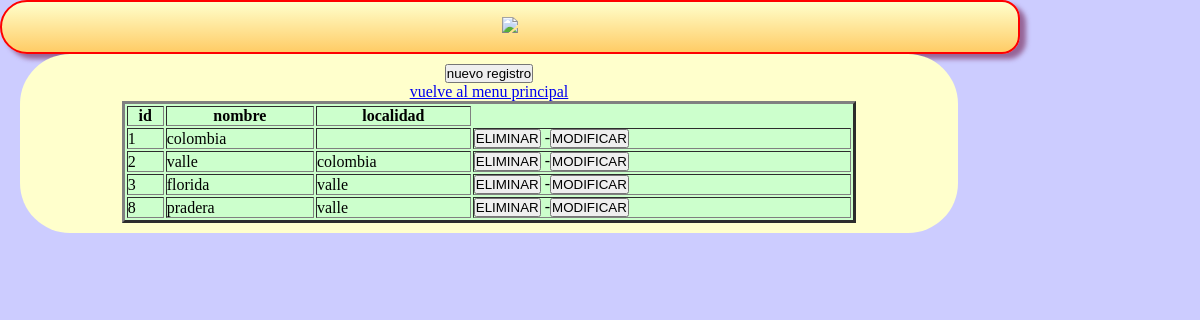
Screenshot of /localidad/index.php with the database file from the repository.
### tables this page shows
CREATE TABLE IF NOT EXISTS `localidad` (
  `id` int(11) NOT NULL AUTO_INCREMENT,
  `nombre` varchar(80) DEFAULT NULL,
  `localidad` int(11) DEFAULT NULL,
  PRIMARY KEY (`id`),
  KEY `localidad_fk` (`localidad`)
);

### localidad/view/viewClass.php (called while the page is built, shortened)
<?php
class viewClass {
  static public function renderHTML($view, $args = NULL) {
    include_once 'templates/' . $view;
  }
}

### librerias/dataBaseClass.php (called while the page is built, shortened)
<?php
class dataBaseClass {
  static private $host = 'localhost';
  static private $port = 3306,
          $dbname = 'bddesercion',
          $user = 'root',
          $password = '',
          $driver = 'mysql',
          $instance = NULL;
  static public function getInstance() {
    return self::$instance;
  }
  static private function connect() {
    try {
      $dsn = self::$driver
              . ':host='. self::$host
              . ';port=' . self::$port
              . ';dbname=' . self::$dbname;
      self::$instance = new PDO($dsn, self::$user, self::$password);
      return true;
    } catch (PDOException $e) {
      echo $e->getMessage();
    }
  }
}

### localidad/model/modelClass.php (called while the page is built, shortened)
<?php
class modelClass {
  static public function getAll() {
    try {
      $sql = "SELECT hija.id,hija.nombre as hija,papa.nombre as papa FROM localidad as hija "
         	."left join localidad as papa on hija.localidad=papa. id ";
      return dataBaseClass::getInstance()->query($sql)->fetchAll(PDO::FETCH_ASSOC);
    } catch (PDOException $e) {
      return $e;
    }
  }
}

### localidad/view/templates/index.php (the view, shortened to what this page needs)
<!DOCTYPE html>
  <html lang="es" >
      <head>
      <link rel="stylesheet" href="css/miestilo.css">
       </head>
    <body>
       <div id="baseglobal">
       <header id="Encabezados">
       <th><img src="objetos/localidad.gif"> </th>
      </header>
	     <section id="contenido"><center>
         <article>
<div id="lnkNuevo">
      <td colspan=4 align=center><a href="index.php?action=create"><button type="submit">nuevo registro</button></a></td>
    </div>
    <table id="tblContenido" border=3 width='80%' bgcolor="#ccffcc">
      <thead>
        <tr>
          <th>id</th>
          <th>nombre</th>
		  <th>localidad</th>
        </tr>
      </thead>
      <tbody>
        <?php foreach ($datos as $row): ?>
          <tr>
            <td><?php echo $row['id'] ?></td>
            <td><?php echo $row['hija'] ?></td>
			<td><?php echo $row['papa'] ?></td>
			<td><a href="index.php?action=delete&amp;id=<?php echo $row['id'] ?>"><button type="submit">ELIMINAR</button></a>
            -<a href="index.php?action=update&amp;id=<?php echo $row['id'] ?>"><button type="submit">MODIFICAR</button></a> </td>
			</tr>
        <?php endforeach ?>
		<a href="http://localhost/taller2Pradera-leydy/">vuelve al menu principal
      </tbody>
    </table>
  </body>
</html>

### localidad/css/miestilo.css (style rules this page uses)
* { margin:0px; padding:0px; }
header,nav,section,aside,focter,nav { display:block; }
body { text-align: center; background:#ccccff; }
#baseglobal { width:85%; background:#ccccff; }
#Encabezados { background: -webkit-linear-gradient(top,#ffffcc,#ffcc66); background:-moz-linear-gradient(top,#ffffcc,#ffcc66); border: 2px solid red; padding: 15px; color:#66cc33; -moz-border-radius:30px 20px 20px 30px; -webkit-border-radius:30px 20px 20px 30px; border-radius: 30px 20px 20px 30px; -moz-box-shadow:rgb(150,100,150) 6px 5px 5px; -webkit-box-shadow:rgb(150,100,150) 6px 5px 5px; box-shadow:rgb(150,100,150) 6px 5px 5px; }
#contenido { background:#ffffcc; list-style:none; width:90%; padding:10px; float:left; margin-left:20px; -moz-border-radius:50px; -webkit-border-radius:50px; border-radius: 50px; margin-bottom:50px; }

### rows the page displays
localidad: id "1", nombre "colombia"
localidad: id "2", nombre "valle", localidad.nombre "colombia"
localidad: id "3", nombre "florida", localidad.nombre "valle"
localidad: id "8", nombre "pradera", localidad.nombre "valle"
